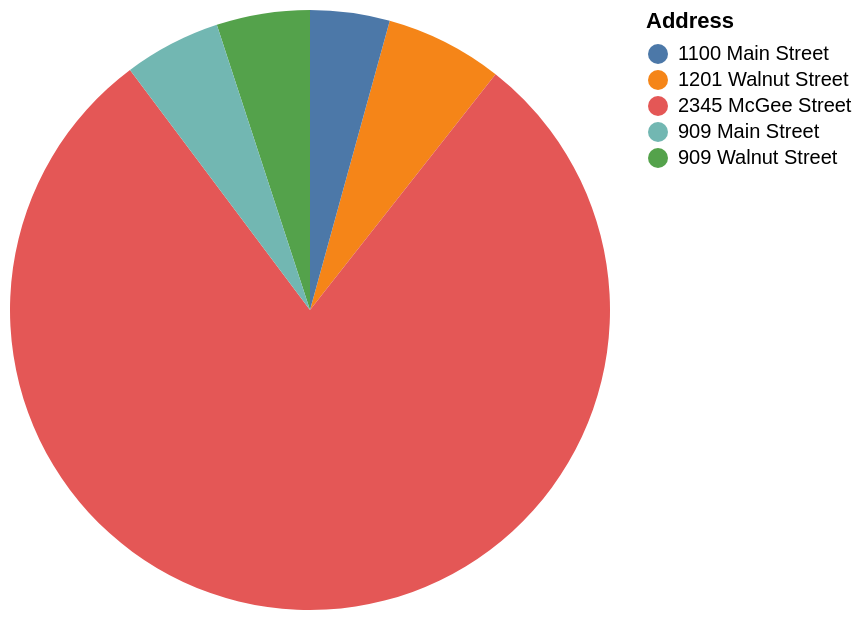

Write a Vega-Lite specification for this figure.
### Vega-Lite specification from a JSON file in a GitHub repository (floating-point values rounded to 4 significant figures)
{"data": {"values": [{"x_data": "909 Walnut Street", "y_data": 27}, {"x_data": "1201 Walnut Street", "y_data": 34}, {"x_data": "2345 McGee Street", "y_data": 425}, {"x_data": "909 Main Street", "y_data": 28}, {"x_data": "1100 Main Street", "y_data": 23}]}, "mark": "arc", "encoding": {"theta": {"field": "y_data", "type": "quantitative", "title": "Num_of_staff"}, "color": {"field": "x_data", "type": "nominal", "title": "Address"}}}
